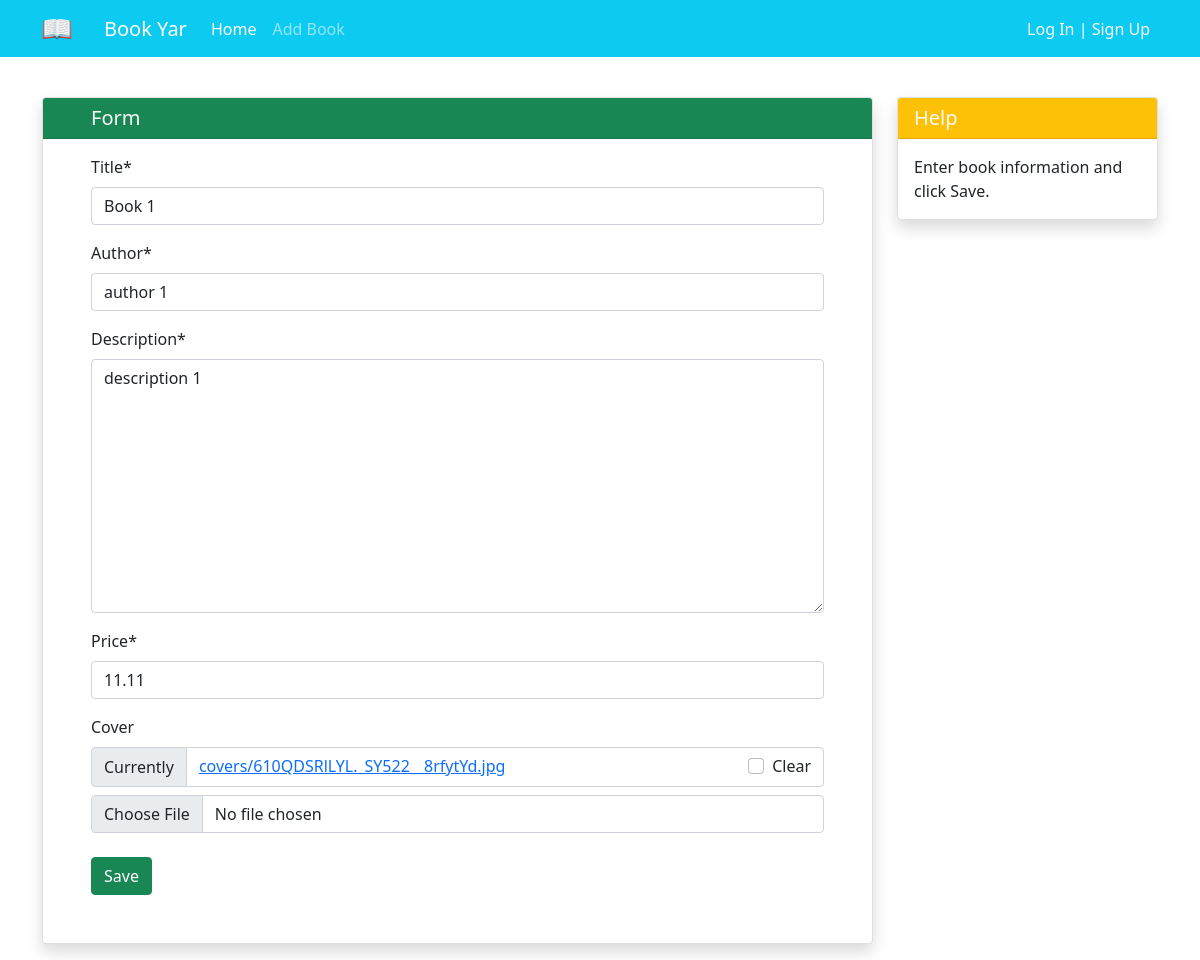
Screenshot of /books/8/edit/ with the database file from the repository.
### books/models.py (models this page shows, shortened)
class Book(models.Model):
    title = models.CharField(max_length=100)
    author = models.CharField(max_length=100)
    description = models.TextField()
    price = models.DecimalField(decimal_places=2, max_digits=6)
    cover = models.ImageField(upload_to='covers/', blank=True)

### books/views.py (the view)
# urls.py: path('<int:pk>/edit/', BookUpdateView.as_view(), name='book_update'),
class BookUpdateView(generic.UpdateView):
    model = Book
    fields = ['title', 'author', 'description', 'price', 'cover']
    template_name = 'books/book_update.html'

### books/templates/books/book_update.html (shortened to what this page needs)
{% extends "_base.html" %}
{% load crispy_forms_tags %}
{% block content %}
<div class="container mt-4" dir="ltr">
    <div class="row">
        <div class="col-9">
            <div class="card shadow my-3">
                <h5 class="card-header bg-success text-light px-5">Form</h5>
                <div class="px-5 pt-3 pb-5 text-start">
                    <form method="POST" enctype="multipart/form-data">
                        {{ form|crispy }}
                        <button type="submit" class="btn btn-success mt-2">Save</button>
                    </form>
                </div>
            </div>
        </div>
        <div class="col-3">
            <div class="card my-3 shadow">
                <h5 class="card-header bg-warning text-light">Help</h5>
                <div class="card-body">
                    <p class="card-text">
                        Enter book information and click Save.
                    </p>
                </div>
            </div>
        </div>
    </div>
</div>
{% endblock %}

### rows the page displays
Book: title "Book 1", author "author 1", description "description 1", price "11.11"
